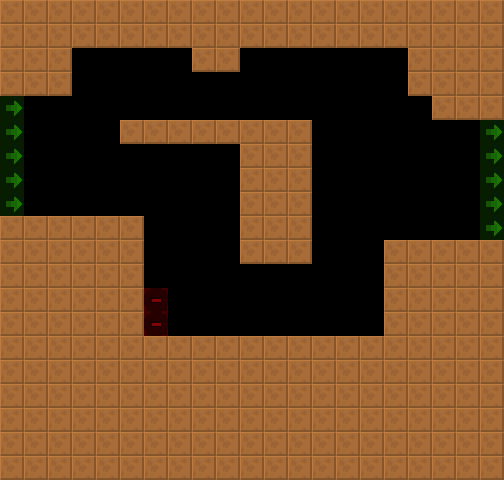

Below is a game level as drawn by its tile map, then a one-line description and the .tmx that defines it (tile-layer data replaced by summaries):
An orthogonal 21x20 tile map with 24x24 px tiles, 2 tile layers (col, lnk), 2 tilesets and 4 objects (2x Spikes, 2x RotatingBall).

<map version="1.4" tiledversion="1.4.2" orientation="orthogonal" renderorder="right-down" width="21" height="20" tilewidth="24" tileheight="24" infinite="0" nextlayerid="4" nextobjectid="8">
 <tileset firstgid="6" source="../../lnk.tsx" />
 <tileset firstgid="1" source="../../col.tsx" />
 <layer id="1" name="col" width="21" height="20">
  <data>[420 cells, 260 non-empty, 1 distinct tile ids]</data>
 </layer>
 <layer id="2" name="lnk" width="21" height="20" opacity="0.5">
  <data>[420 cells, 12 non-empty, 2 distinct tile ids]</data>
 </layer>
 <objectgroup id="3" name="markers" opacity="0.5">
  <object id="1" name="Spikes" type="Spikes" x="192" y="72" width="48" height="24">
   <properties>
    <property name="yr" value="0" />
    <property name="xr" value="0" />
   </properties>
  </object>
  <object id="2" name="RotatingBall" type="RotatingBall" x="264" y="144" width="24" height="24">
   <properties>
    <property name="yr" value="0" />
    <property name="xr" value="0" />
   </properties>
  </object>
  <object id="3" name="Spikes" type="Spikes" x="144" y="288" width="24" height="48">
   <properties>
    <property name="yr" value="0" />
    <property name="xr" value="0" />
   </properties>
  </object>
  <object id="4" name="RotatingBall" type="RotatingBall" x="312" y="360" width="24" height="24">
   <properties>
    <property name="yr" value="0" />
    <property name="xr" value="0" />
   </properties>
  </object>
 </objectgroup>
</map>
